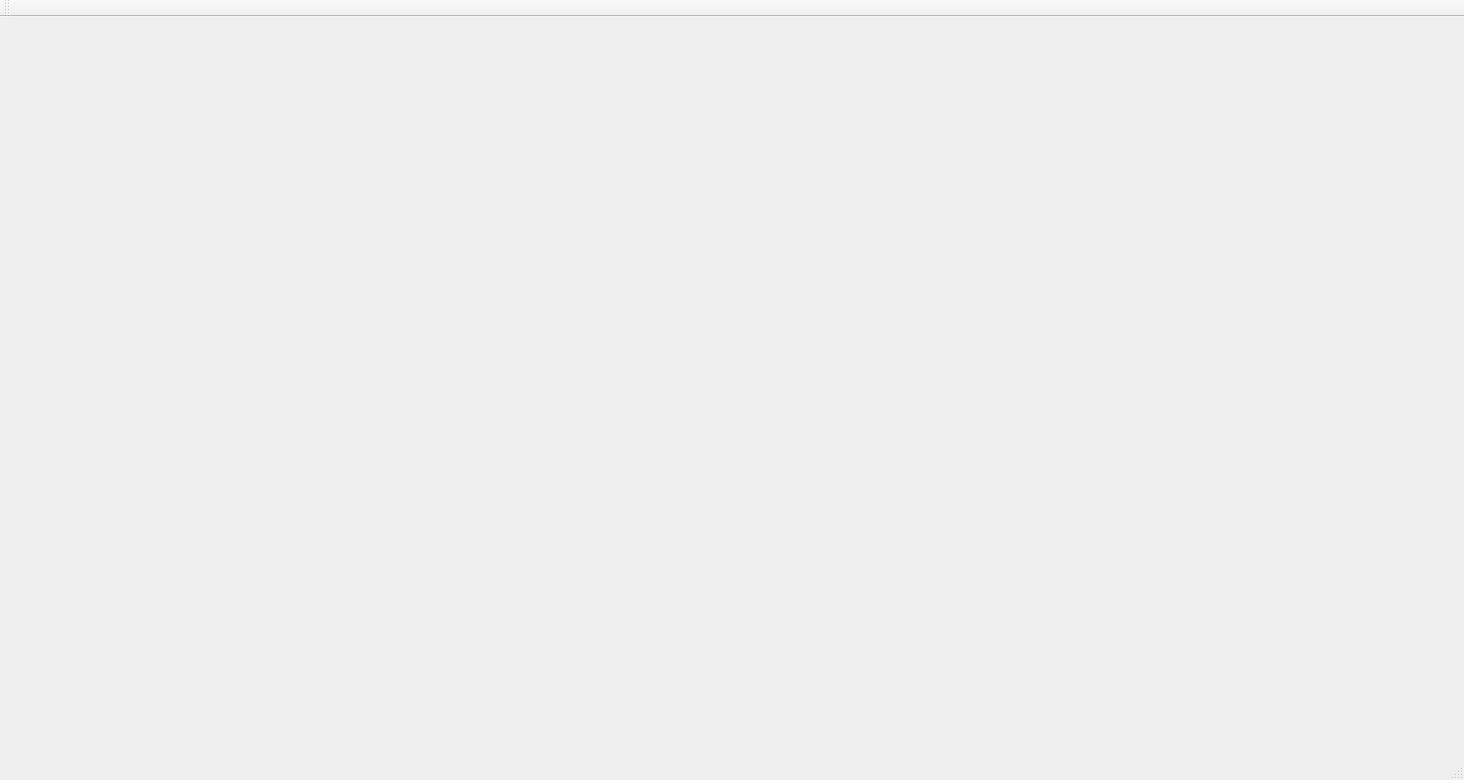
<?xml version="1.0" encoding="UTF-8"?>
<ui version="4.0">
 <class>MainWindow</class>
 <widget class="QMainWindow" name="MainWindow">
  <property name="geometry">
   <rect>
    <x>0</x>
    <y>0</y>
    <width>1464</width>
    <height>780</height>
   </rect>
  </property>
  <property name="minimumSize">
   <size>
    <width>734</width>
    <height>390</height>
   </size>
  </property>
  <property name="maximumSize">
   <size>
    <width>16777215</width>
    <height>16777215</height>
   </size>
  </property>
  <property name="contextMenuPolicy">
   <enum>Qt::CustomContextMenu</enum>
  </property>
  <property name="windowTitle">
   <string>MainWindow</string>
  </property>
  <widget class="QWidget" name="centralWidget"/>
  <widget class="QMenuBar" name="menuBar">
   <property name="geometry">
    <rect>
     <x>0</x>
     <y>0</y>
     <width>1464</width>
     <height>17</height>
    </rect>
   </property>
  </widget>
  <widget class="QToolBar" name="mainToolBar">
   <attribute name="toolBarArea">
    <enum>TopToolBarArea</enum>
   </attribute>
   <attribute name="toolBarBreak">
    <bool>false</bool>
   </attribute>
  </widget>
  <widget class="QStatusBar" name="statusBar"/>
 </widget>
 <layoutdefault spacing="6" margin="11"/>
 <resources/>
 <connections/>
</ui>
